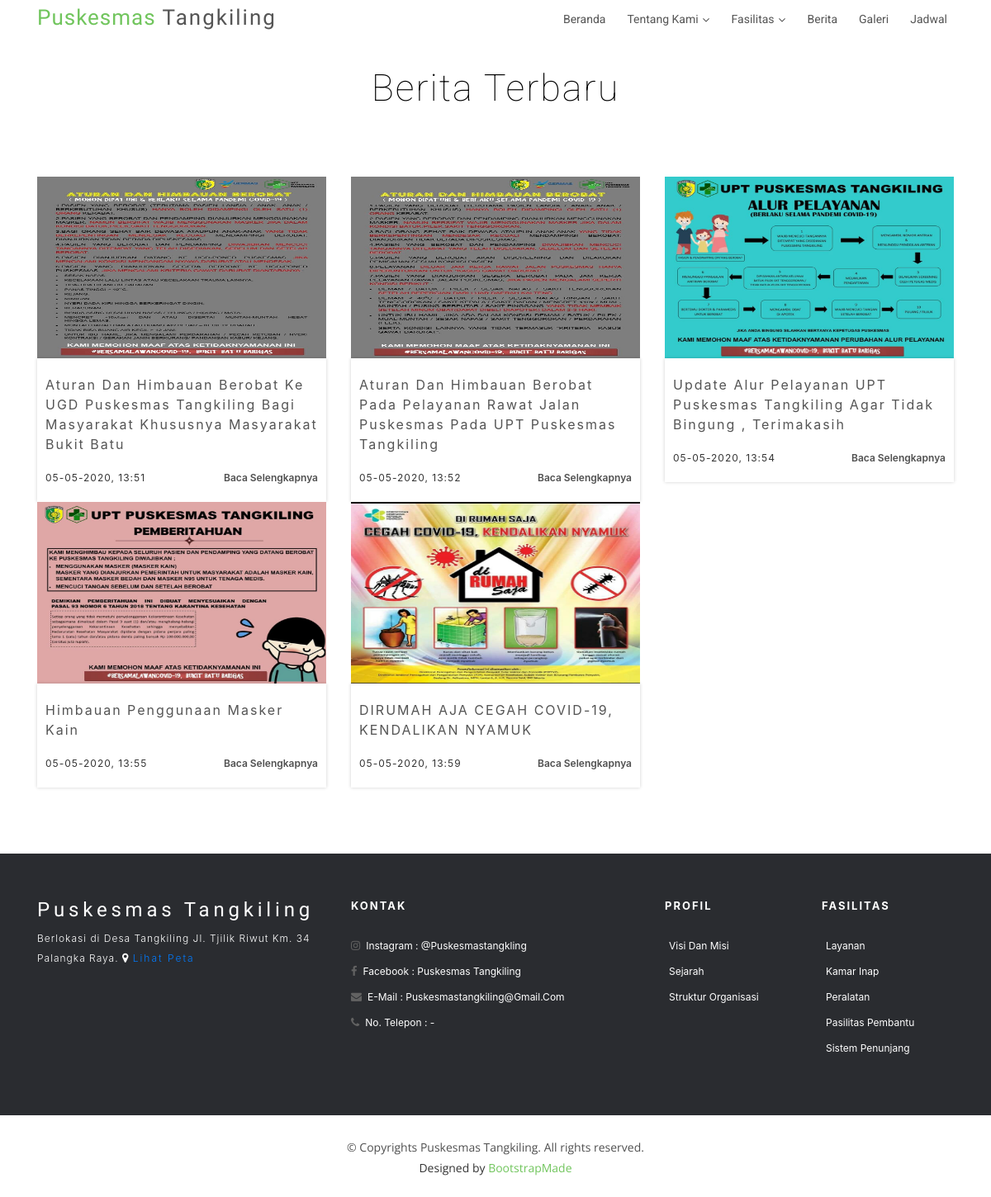
The page /index.php/berita on the database its author committed.
### tables this page shows
CREATE TABLE `berita` (
  `id_berita` int(11) NOT NULL,
  `judul` varchar(125) NOT NULL,
  `tanggal` datetime NOT NULL,
  `isi` longtext NOT NULL,
  `foto` varchar(128) NOT NULL
);

### application/controllers/Berita.php (called while the page is built, shortened)
<?php
class Berita extends CI_Controller
{
    public function index()
    {
        $this->load->model('M_Berita');
        $data['title'] = 'Berita Terbaru';
        $data['berita'] = $this->M_Berita->index()->result_array();
        $this->load->view('pengunjung/template/header');
        $this->load->view('pengunjung/berita/index', $data);
        $this->load->view('pengunjung/template/footer');
    }
}

### index.php (called while the page is built, shortened)
<?php
require_once BASEPATH.'core/CodeIgniter.php';

### application/models/M_Berita.php (called while the page is built, shortened)
<?php
class M_Berita extends CI_Model
{
    public function index()
    {
        $query = $this->db->select('*')
            ->from('berita')
            ->get();
        return $query;
    }
}

### application/views/pengunjung/berita/index.php (the view)
<main id="main">
    <section id="blog" class="padd-section wow fadeInUp">
        <div class="container">
            <div class="section-title text-center">
                <h2><?= $title; ?></h2>
            </div>
        </div>
        <div class="container">
            <div class="row">
                <?php $no = 0;
                   foreach ($berita as $x) : $no++; ?>
                    <div class="col-md-6 col-lg-4">
                        <div class="block-blog text-left">
                            <a href="#"><img height="220px" width="360px" src="<?= base_url('assets/foto/berita/' . $x['foto']) ?>" class="img-responsive" alt="img"></a>
                            <div class="content-blog">
                                <h4><a href="#"><?= $x['judul']; ?></a></h4>
                                <span><?= date('d-m-Y, H:i', strtotime($x['tanggal'])); ?></span>
                                <a class="pull-right readmore" href="<?= base_url('berita/detail/' . $x['id_berita']) ?>">Baca Selengkapnya</a>
                            </div>
                        </div>
                    </div>
                <?php endforeach; ?>
            </div>
        </div>
    </section>

### application/views/pengunjung/template/header.php (shortened to what this page needs)
<!DOCTYPE html>
<html lang="en">
<head>
    <link href="<?= base_url('assets/'); ?>assets/vendor/bootstrap/css/bootstrap.min.css" rel="stylesheet">
    <link href="<?= base_url('assets/'); ?>assets/vendor/animate.css/animate.min.css" rel="stylesheet">
    <link href="<?= base_url('assets/'); ?>assets/vendor/font-awesome/css/font-awesome.min.css" rel="stylesheet">
    <link href="<?= base_url('assets/'); ?>assets/vendor/modal-video/css/modal-video.min.css" rel="stylesheet">
    <link href="<?= base_url('assets/'); ?>assets/vendor/owl.carousel/assets/owl.carousel.min.css" rel="stylesheet">
    <link href="<?= base_url('assets/'); ?>assets/css/style.css" rel="stylesheet">
</head>
<body>
    <header id="header" class="header header-hide">
        <div class="container">
            <div id="logo" class="pull-left">
                <h1><a href="#body" class="scrollto"><span>Puskesmas</span> Tangkiling</a></h1>
            </div>
            <nav id="nav-menu-container">
                <ul class="nav-menu">
                    <li class="menu"><a href="<?= base_url('beranda'); ?>">Beranda</a></li>
                    <li class="menu-has-children"><a>Tentang Kami</a>
                    </li>
                    <li class="menu-has-children"><a>Fasilitas</a>
                    </li>
                    <li><a href=" <?= base_url('berita'); ?>">Berita</a></li>
                    <li><a href="<?= base_url('galeri'); ?>">Galeri</a></li>
                    <li><a href="<?= base_url('jadwal'); ?>">Jadwal</a></li>
                </ul>
            </nav>
        </div>
    </header>

### application/views/pengunjung/template/footer.php (shortened to what this page needs)
</main>
<footer class="footer">
    <div class="container">
        <div class="row">
            <div class="col-md-12 col-lg-4">
                <div class="footer-logo">
                    <a class="navbar-brand" href="#">Puskesmas Tangkiling</a>
                    <p>Berlokasi di Desa Tangkiling Jl. Tjilik Riwut Km. 34 Palangka Raya. <i class="fa fa-map-marker"></i> <a href="<?= base_url('profil/map'); ?>"> Lihat Peta</a> </p>
                </div>
            </div>
            <div class="col-sm-6 col-md-3 col-lg-4">
                <div class="list-menu">
                    <h4>Kontak</h4>
                    <ul class="list-unstyled">
                        <li>
                            <i class="fa fa-instagram"></i><a href="#">Instagram : @puskesmastangkling</a></li>
                        <li> <i class="fa fa-facebook"></i><a href="#">Facebook : Puskesmas Tangkiling</a></li>
                        <li> <i class="fa fa-envelope"></i><a href="#">E-mail : puskesmastangkiling@gmail.com</a></li>
                        <li> <i class="fa fa-phone"></i><a href="#">No. Telepon : -</a></li>
                    </ul>
                </div>
            </div>
            <div class="col-sm-6 col-md-3 col-lg-2">
                <div class="list-menu">
                    <h4>Profil</h4>
                    <ul class="list-unstyled">
                        <li><a href="<?= base_url('profil'); ?>">Visi dan Misi</a></li>
                        <li><a href="<?= base_url('profil/sejarah'); ?>">Sejarah</a></li>
                        <li><a href="<?= base_url('profil/struktur'); ?>">Struktur Organisasi</a></li>
                    </ul>
                </div>
            </div>
            <div class="col-sm-6 col-md-3 col-lg-2">
                <div class="list-menu">
                    <h4>Fasilitas</h4>
                    <ul class="list-unstyled">
                        <li><a href="<?= base_url('layanan'); ?>">Layanan</a></li>
                        <li><a href="<?= base_url('kamar_inap'); ?>">Kamar Inap</a></li>
                        <li><a href="<?= base_url('fasilitas'); ?>">Peralatan</a></li>
                        <li><a href="<?= base_url('fasilitas_pembantu'); ?>">Pasilitas Pembantu</a></li>
                        <li><a href="<?= base_url('sistem_penunjang'); ?>">Sistem Penunjang</a></li>
                    </ul>
                </div>
            </div>
        </div>
    </div>
    <div class="copyrights">
        <div class="container">
            <p>&copy; Copyrights Puskesmas Tangkiling. All rights reserved.</p>
            <div class="credits">
                Designed by <a href="https://bootstrapmade.com/">BootstrapMade</a>
            </div>
        </div>
    </div>
</footer>
</body>
</html>

### assets/assets/css/style.css (style rules this page uses)
body { background-color: #fff; color: #333; }
h1, h2, h3, h4, h5, h6 { margin: 0; }
h2 { color: #000; font-weight: 600; }
h4 { color: #000; font-size: 13px; font-weight: 700; letter-spacing: 2px; text-transform: uppercase; line-height: 2; }
a { letter-spacing: 2px; text-decoration: none; }
ul { letter-spacing: 1px; }
li { color: #626262; font-size: 13px; font-weight: 400; letter-spacing: 2px; line-height: 30px; text-transform: capitalize; }
p { color: #505050; font-size: 14px; font-weight: 300; letter-spacing: 0.5px; line-height: 2; margin-bottom: 20px; }
span { letter-spacing: 1px; }
.fa { font-size: 13px; }
#header { background: #fff; position: fixed; left: 0; top: 0; right: 0; height: 48px; z-index: 3; transition: all 0.5s ease; }
#header #logo { padding: 6px 0 0 0; }
#header #logo h1 { color: #505050; font-family: "Philosopher", sans-serif; font-size: 26px; font-weight: 500; letter-spacing: 1px; margin: 0; }
#header #logo h1 a { color: #555; line-height: 1; display: inline-block; text-decoration: none; }
#header #logo h1 a span { color: #71c55d; }
.nav-menu, .nav-menu * { margin: 0; padding: 0; list-style: none; }
.nav-menu li { position: relative; white-space: nowrap; }
.nav-menu > li { float: left; }
.sf-arrows .sf-with-ul { padding-right: 22px; }
.sf-arrows .sf-with-ul:after { content: "\f107"; position: absolute; right: 8px; margin-top: 1px; font-family: FontAwesome; font-style: normal; font-weight: normal; }
#nav-menu-container { float: right; margin: 0 0 0 0; }
.nav-menu a { padding: 8px 8px; text-decoration: none; display: inline-block; color: #555; font-family: "Roboto", sans-serif; font-weight: 400; font-size: 14px; outline: none; letter-spacing: 0; transition: 0.3s; }
.nav-menu > li { margin-left: 10px; }
#mobile-nav { position: fixed; top: 0; padding-top: 18px; bottom: 0; z-index: 998; background: rgba(52, 59, 64, 0.9); left: -260px; width: 260px; overflow-y: auto; transition: 0.4s; }
#mobile-nav ul { padding: 0; margin: 0; list-style: none; }
#mobile-nav ul li { position: relative; }
#mobile-nav ul li a { color: #fff; font-size: 14px; overflow: hidden; padding: 6px 22px 6px 15px; position: relative; text-decoration: none; width: 100%; display: block; outline: none; letter-spacing: 0; }
.padd-section { padding-bottom: 80px; padding-top: 80px; }
.section-title { margin-bottom: 80px; }
.section-title h2 { font-family: "Roboto", sans-serif; font-size: 45px; font-weight: 100; letter-spacing: 2px; margin-bottom: 20px; text-transform: capitalize; }
#blog .block-blog img { width: 100%; }
#blog .block-blog .content-blog { box-shadow: 0 0 0 0 rgba(0, 0, 0, 0.2), 0 0 4px 0 rgba(0, 0, 0, 0.19); display: inline-block; min-height: 125px; padding: 20px 10px; width: 100%; }
#blog .block-blog .content-blog h4 { line-height: 24px; margin-bottom: 20px; text-transform: capitalize; font-weight: normal; letter-spacing: 0; font-size: 16px; }
#blog .block-blog .content-blog h4 a { color: #555; text-decoration: none; transition: 0.3s; }
#blog .block-blog .content-blog > span { float: left; font-size: 12px; }
#blog .block-blog .content-blog a.readmore { color: #505050; font-size: 12px; font-weight: 600; text-decoration: none; transition: 0.3s; letter-spacing: 0; text-transform: capitalize; }
.footer { background: #2a2c30; padding-top: 50px; }
.footer .footer-logo .navbar-brand { color: #fff; display: inline-block; float: none; font-family: "Philosopher", sans-serif; font-size: 24px; font-weight: 500; height: 100%; letter-spacing: 0.2em; padding-left: 0; padding-top: 0; }
.footer .footer-logo p { color: #fff; font-size: 12px; letter-spacing: 1px; }
.footer .list-menu > h4 { color: #fff; padding-bottom: 20px; }
.footer .list-menu ul li a { color: #fff; font-size: 12px; padding-left: 5px; text-decoration: none; letter-spacing: 0; }
.footer .copyrights { background: #fff; margin-top: 50px; text-align: center; padding: 25px; }
.footer .copyrights p, .footer .copyrights .credits { margin: 0; padding: 0; font-family: "Open Sans", sans-serif; font-weight: normal; font-size: 14px; letter-spacing: 0; }
.footer .copyrights p a, .footer .copyrights .credits a { letter-spacing: 0; color: #71c55d; }

### rows shown on the page
berita: foto (picture), judul "Aturan Dan Himbauan Berobat Ke UGD Puskesmas Tangkiling Bagi Masyarakat Khususnya Masyarakat Bukit Batu", tanggal "05-05-2020, 13:51"
berita: foto (picture), judul "Aturan Dan Himbauan Berobat Pada Pelayanan Rawat Jalan Puskesmas Pada UPT Puskesmas Tangkiling", tanggal "05-05-2020, 13:52"
berita: foto (picture), judul "Update Alur Pelayanan UPT Puskesmas Tangkiling Agar Tidak Bingung , Terimakasih", tanggal "05-05-2020, 13:54"
berita: foto (picture), judul "Himbauan Penggunaan Masker Kain", tanggal "05-05-2020, 13:55"
berita: foto (picture), judul "DIRUMAH AJA CEGAH COVID-19, KENDALIKAN NYAMUK", tanggal "05-05-2020, 13:59"

### other values the page prints
$title "Berita Terbaru"
